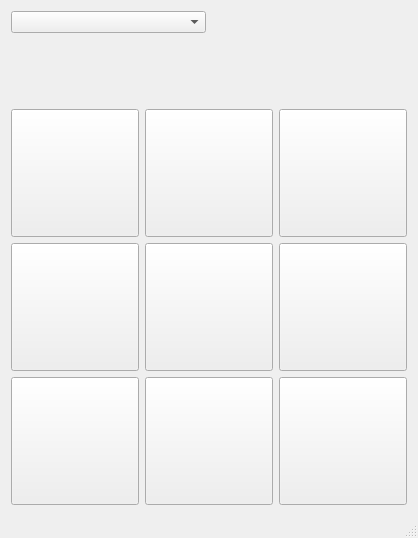
<?xml version="1.0" encoding="UTF-8"?>
<ui version="4.0">
 <class>MainWindow</class>
 <widget class="QMainWindow" name="MainWindow">
  <property name="geometry">
   <rect>
    <x>0</x>
    <y>0</y>
    <width>414</width>
    <height>538</height>
   </rect>
  </property>
  <property name="windowTitle">
   <string>MainWindow</string>
  </property>
  <widget class="QWidget" name="centralWidget">
   <layout class="QGridLayout" name="gridLayout">
    <item row="2" column="0">
     <widget class="QPushButton" name="pb1">
      <property name="sizePolicy">
       <sizepolicy hsizetype="Expanding" vsizetype="Expanding">
        <horstretch>64</horstretch>
        <verstretch>64</verstretch>
       </sizepolicy>
      </property>
      <property name="minimumSize">
       <size>
        <width>128</width>
        <height>128</height>
       </size>
      </property>
      <property name="maximumSize">
       <size>
        <width>128</width>
        <height>128</height>
       </size>
      </property>
      <property name="font">
       <font>
        <pointsize>64</pointsize>
       </font>
      </property>
      <property name="text">
       <string/>
      </property>
      <property name="checkable">
       <bool>false</bool>
      </property>
      <property name="flat">
       <bool>false</bool>
      </property>
     </widget>
    </item>
    <item row="2" column="1">
     <widget class="QPushButton" name="pb2">
      <property name="sizePolicy">
       <sizepolicy hsizetype="Expanding" vsizetype="Expanding">
        <horstretch>64</horstretch>
        <verstretch>64</verstretch>
       </sizepolicy>
      </property>
      <property name="minimumSize">
       <size>
        <width>128</width>
        <height>128</height>
       </size>
      </property>
      <property name="maximumSize">
       <size>
        <width>128</width>
        <height>128</height>
       </size>
      </property>
      <property name="font">
       <font>
        <pointsize>64</pointsize>
       </font>
      </property>
      <property name="text">
       <string/>
      </property>
      <property name="checkable">
       <bool>false</bool>
      </property>
     </widget>
    </item>
    <item row="2" column="2">
     <widget class="QPushButton" name="pb3">
      <property name="sizePolicy">
       <sizepolicy hsizetype="Expanding" vsizetype="Expanding">
        <horstretch>64</horstretch>
        <verstretch>64</verstretch>
       </sizepolicy>
      </property>
      <property name="minimumSize">
       <size>
        <width>128</width>
        <height>128</height>
       </size>
      </property>
      <property name="maximumSize">
       <size>
        <width>128</width>
        <height>128</height>
       </size>
      </property>
      <property name="font">
       <font>
        <pointsize>64</pointsize>
       </font>
      </property>
      <property name="text">
       <string/>
      </property>
      <property name="checkable">
       <bool>false</bool>
      </property>
     </widget>
    </item>
    <item row="3" column="0">
     <widget class="QPushButton" name="pb4">
      <property name="sizePolicy">
       <sizepolicy hsizetype="Expanding" vsizetype="Expanding">
        <horstretch>64</horstretch>
        <verstretch>64</verstretch>
       </sizepolicy>
      </property>
      <property name="minimumSize">
       <size>
        <width>128</width>
        <height>128</height>
       </size>
      </property>
      <property name="maximumSize">
       <size>
        <width>128</width>
        <height>128</height>
       </size>
      </property>
      <property name="font">
       <font>
        <pointsize>64</pointsize>
       </font>
      </property>
      <property name="text">
       <string/>
      </property>
      <property name="checkable">
       <bool>false</bool>
      </property>
     </widget>
    </item>
    <item row="3" column="1">
     <widget class="QPushButton" name="pb5">
      <property name="sizePolicy">
       <sizepolicy hsizetype="Expanding" vsizetype="Expanding">
        <horstretch>64</horstretch>
        <verstretch>64</verstretch>
       </sizepolicy>
      </property>
      <property name="minimumSize">
       <size>
        <width>128</width>
        <height>128</height>
       </size>
      </property>
      <property name="maximumSize">
       <size>
        <width>128</width>
        <height>128</height>
       </size>
      </property>
      <property name="font">
       <font>
        <pointsize>64</pointsize>
       </font>
      </property>
      <property name="text">
       <string/>
      </property>
      <property name="checkable">
       <bool>false</bool>
      </property>
     </widget>
    </item>
    <item row="3" column="2">
     <widget class="QPushButton" name="pb6">
      <property name="sizePolicy">
       <sizepolicy hsizetype="Expanding" vsizetype="Expanding">
        <horstretch>64</horstretch>
        <verstretch>64</verstretch>
       </sizepolicy>
      </property>
      <property name="minimumSize">
       <size>
        <width>128</width>
        <height>128</height>
       </size>
      </property>
      <property name="maximumSize">
       <size>
        <width>128</width>
        <height>128</height>
       </size>
      </property>
      <property name="font">
       <font>
        <pointsize>64</pointsize>
       </font>
      </property>
      <property name="text">
       <string/>
      </property>
      <property name="checkable">
       <bool>false</bool>
      </property>
     </widget>
    </item>
    <item row="4" column="0">
     <widget class="QPushButton" name="pb7">
      <property name="sizePolicy">
       <sizepolicy hsizetype="Expanding" vsizetype="Expanding">
        <horstretch>64</horstretch>
        <verstretch>64</verstretch>
       </sizepolicy>
      </property>
      <property name="minimumSize">
       <size>
        <width>128</width>
        <height>128</height>
       </size>
      </property>
      <property name="maximumSize">
       <size>
        <width>128</width>
        <height>128</height>
       </size>
      </property>
      <property name="font">
       <font>
        <pointsize>64</pointsize>
       </font>
      </property>
      <property name="text">
       <string/>
      </property>
      <property name="checkable">
       <bool>false</bool>
      </property>
     </widget>
    </item>
    <item row="4" column="1">
     <widget class="QPushButton" name="pb8">
      <property name="sizePolicy">
       <sizepolicy hsizetype="Expanding" vsizetype="Expanding">
        <horstretch>64</horstretch>
        <verstretch>64</verstretch>
       </sizepolicy>
      </property>
      <property name="minimumSize">
       <size>
        <width>128</width>
        <height>128</height>
       </size>
      </property>
      <property name="maximumSize">
       <size>
        <width>128</width>
        <height>128</height>
       </size>
      </property>
      <property name="font">
       <font>
        <pointsize>64</pointsize>
       </font>
      </property>
      <property name="text">
       <string/>
      </property>
      <property name="checkable">
       <bool>false</bool>
      </property>
     </widget>
    </item>
    <item row="4" column="2">
     <widget class="QPushButton" name="pb9">
      <property name="sizePolicy">
       <sizepolicy hsizetype="Expanding" vsizetype="Expanding">
        <horstretch>64</horstretch>
        <verstretch>64</verstretch>
       </sizepolicy>
      </property>
      <property name="minimumSize">
       <size>
        <width>128</width>
        <height>128</height>
       </size>
      </property>
      <property name="maximumSize">
       <size>
        <width>128</width>
        <height>128</height>
       </size>
      </property>
      <property name="font">
       <font>
        <pointsize>64</pointsize>
       </font>
      </property>
      <property name="text">
       <string/>
      </property>
      <property name="checkable">
       <bool>false</bool>
      </property>
     </widget>
    </item>
    <item row="1" column="0" colspan="3">
     <widget class="QLabel" name="lbOut">
      <property name="minimumSize">
       <size>
        <width>0</width>
        <height>64</height>
       </size>
      </property>
      <property name="text">
       <string/>
      </property>
     </widget>
    </item>
    <item row="0" column="0" colspan="3">
     <layout class="QHBoxLayout" name="horizontalLayout">
      <item>
       <widget class="QComboBox" name="cbModeSelect"/>
      </item>
      <item>
       <widget class="QLabel" name="lbMode">
        <property name="text">
         <string/>
        </property>
       </widget>
      </item>
     </layout>
    </item>
   </layout>
  </widget>
  <widget class="QStatusBar" name="statusBar"/>
 </widget>
 <layoutdefault spacing="6" margin="11"/>
 <resources/>
 <connections/>
</ui>
